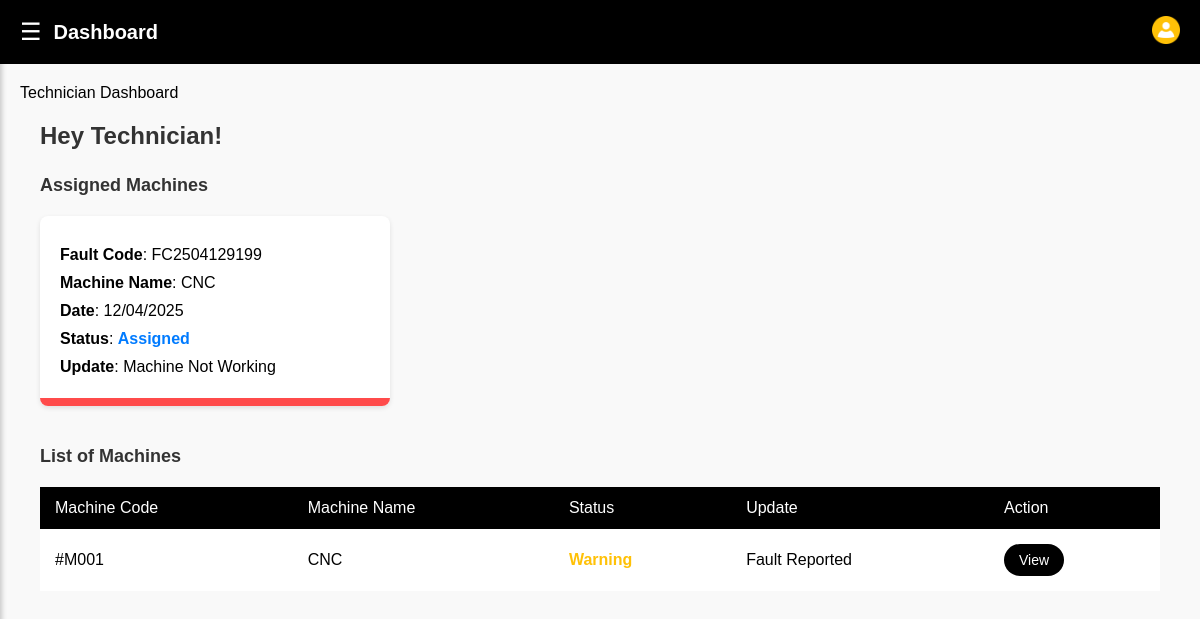
Page /technician/ (signed in) on the committed database.
### core/models.py (models this page shows, shortened)
class Ticket(models.Model):
    STATUS_CHOICES = (
        ('open', 'Open'),
        ('assigned', 'Assigned'),
        ('in_progress', 'In Progress'),
        ('resolved', 'Resolved'),
        ('closed', 'Closed'),
    )
    fault_code = models.CharField(max_length=20, unique=True, editable=False)
    machine = models.ForeignKey(Machine, on_delete=models.CASCADE, related_name='tickets')
    title = models.CharField(max_length=255)
    description = models.TextField()
    status = models.CharField(max_length=20, choices=STATUS_CHOICES, default='open')
    created_by = models.ForeignKey(User, on_delete=models.CASCADE, related_name='created_tickets')
    assigned_to = models.ForeignKey(User, on_delete=models.SET_NULL, null=True, blank=True, related_name='assigned_tickets')
    image = models.ImageField(upload_to='tickets/', blank=True, null=True)
    created_at = models.DateTimeField(auto_now_add=True)
    updated_at = models.DateTimeField(auto_now=True)

class Machine(models.Model):
    STATUS_CHOICES = (
        ('ok', 'OK'),
        ('warning', 'Warning'),
        ('fault', 'Fault'),
    )
    code = models.CharField(max_length=10, unique=True)
    name = models.CharField(max_length=100)
    description = models.TextField()
    status = models.CharField(max_length=20, choices=STATUS_CHOICES, default='ok')
    update_text = models.CharField(max_length=255, default='Working Fine')
    warning_text = models.CharField(max_length=255, blank=True, null=True)
    image = models.ImageField(upload_to='machines/', blank=True, null=True)
    created_at = models.DateTimeField(auto_now_add=True)
    updated_at = models.DateTimeField(auto_now=True)

### core/views.py (the view)
# urls.py: path('technician/', views.technician_dashboard, name='technician'),
@login_required
@user_passes_test(is_technician)
def technician_dashboard(request):
    machines = Machine.objects.all().order_by('code')
    open_tickets = Ticket.objects.filter(
        status__in=['open', 'assigned', 'in_progress']
    ).order_by('-created_at')
    context = {
        'machines': machines,
        'tickets': open_tickets,
    }
    return render(request, 'core/technician-dashboard.html', context)

### core/views.py (called while the page is built)
def is_technician(user):
    return user.is_authenticated and user.user_type == 'technician'

### core/templates/core/technician-dashboard.html (shortened to what this page needs)
{% extends 'core/base.html' %}
{% load static %}
{% block extra_css %}
<link rel="stylesheet" href="{% static 'css/technician.css' %}">
{% endblock %}
{% block content %}
{% include 'core/navbar.html' %}
{% block navbar_title %}Technician Dashboard{% endblock %}
<div class="tech-dashboard-container">
  <h1>Hey Technician!</h1>
  <h2>Assigned Machines</h2>
  <div class="fault-cards">
    {% for ticket in tickets %}
    <div class="fault-card">
      <p><strong>Fault Code</strong>: {{ ticket.fault_code }}</p>
      <p><strong>Machine Name</strong>: {{ ticket.machine.name }}</p>
      <p><strong>Date</strong>: {{ ticket.created_at|date:"d/m/Y" }}</p>
      <p><strong>Status</strong>: <span class="status-{{ ticket.status }}">{{ ticket.get_status_display }}</span></p>
      <p><strong>Update</strong>: Machine Not Working</p>
    </div>
    {% empty %}
    <p>No open tickets assigned to you.</p>
    {% endfor %}
  </div>
  <h2>List of Machines</h2>
  <div class="table-section">
    <table>
      <thead>
        <tr>
          <th>Machine Code</th>
          <th>Machine Name</th>
          <th>Status</th>
          <th>Update</th>
          <th>Action</th>
        </tr>
      </thead>
      <tbody>
        {% for machine in machines %}
        <tr>
          <td>#{{ machine.code }}</td>
          <td>{{ machine.name }}</td>
          <td class="{{ machine.status }}">{{ machine.get_status_display }}</td>
          <td>{{ machine.update_text }}</td>
          <td><a href="{% url 'machine-detail' machine_id=machine.id %}" class="view-btn">View</a></td>
        </tr>
        {% empty %}
        <tr>
          <td colspan="5" style="text-align: center;">No machines assigned to you yet.</td>
        </tr>
        {% endfor %}
      </tbody>
    </table>
  </div>
</div>
{% endblock %}

### core/static/css/theme.css (style rules this page uses)
* { margin: 0; padding: 0; box-sizing: border-box; }
body { font-family: 'Poppins', sans-serif; background-color: #f9f9f9; color: #000; padding-top: 64px; }

### core/static/css/technician.css (style rules this page uses)
.tech-dashboard-container { padding: 20px; margin: 0 auto; max-width: 1200px; }
h1 { font-size: 24px; margin-bottom: 20px; color: #333; }
h2 { font-size: 18px; margin: 25px 0 15px 0; color: #333; }
.fault-cards { display: flex; flex-wrap: wrap; gap: 20px; margin: 20px 0 40px 0; }
.fault-card { background-color: white; border-radius: 8px; padding: 20px; box-shadow: 0 2px 5px rgba(0,0,0,0.1); width: 100%; max-width: 350px; position: relative; overflow: hidden; }
.fault-card::after { content: ''; position: absolute; bottom: 0; left: 0; width: 100%; height: 8px; background-color: #FF4B4B; }
.fault-card p { margin: 10px 0; }
.table-section { margin-top: 20px; overflow-x: auto; }
table { width: 100%; border-collapse: collapse; background-color: white; box-shadow: 0 1px 3px rgba(0,0,0,0.1); }
th { background-color: #000; color: white; text-align: left; padding: 12px 15px; font-weight: normal; }
td { padding: 15px; border-bottom: 1px solid #eee; }
tr:last-child td { border-bottom: none; }
.status-warning, .warning, .Warning { color: #FFC107; font-weight: bold; }
.status-assigned, .status-in_progress { color: #007bff; font-weight: bold; }
.view-btn { background-color: #000; color: white; padding: 8px 15px; border-radius: 20px; text-decoration: none; display: inline-block; font-size: 14px; transition: background-color 0.3s; }

### rows in the picture
Ticket: fault_code "FC2504129199", machine.name "CNC", created_at "12/04/2025", status "Assigned"
Machine: code "M001", name "CNC", status "Warning", update_text "Fault Reported"

### other values in the picture
{{ navbar_title|default:"Dashboard" }} "Dashboard"
